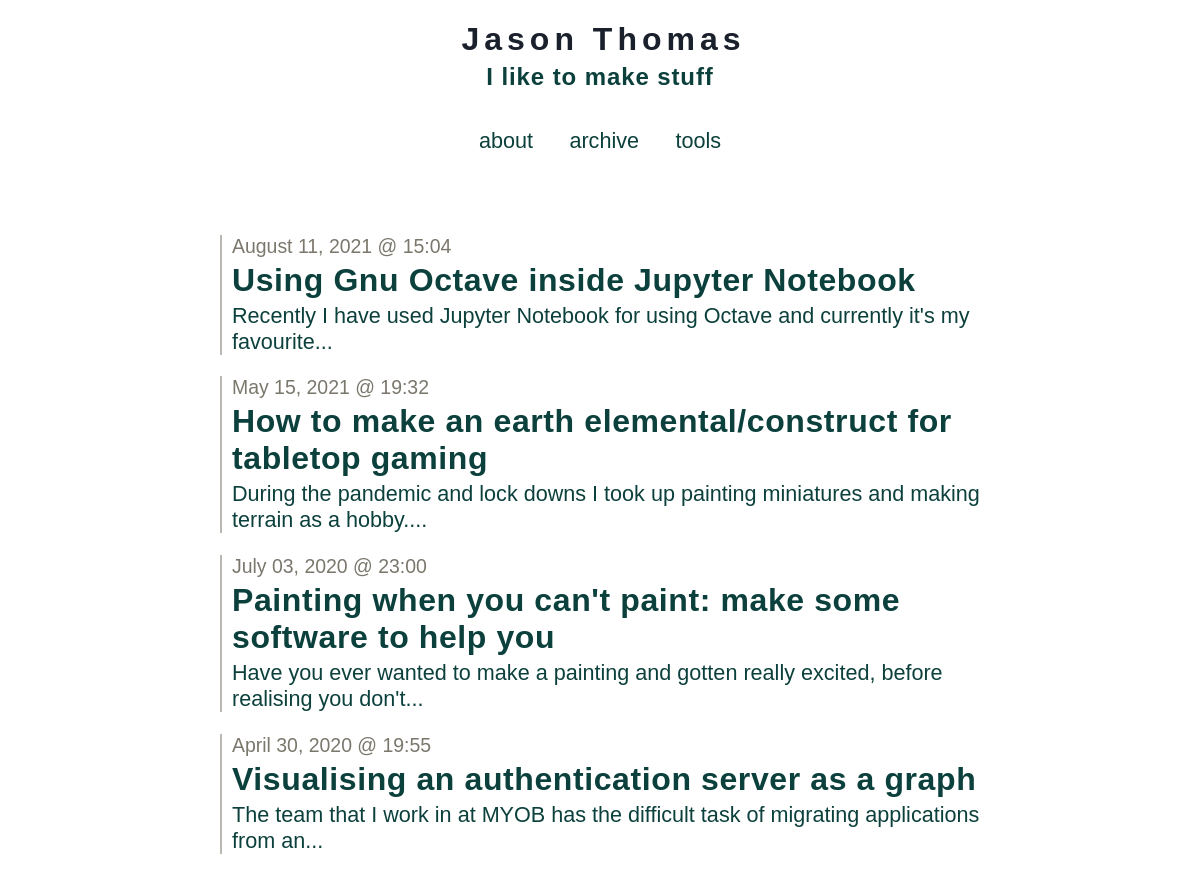
Page /archive (upper part) on the earlier database version.
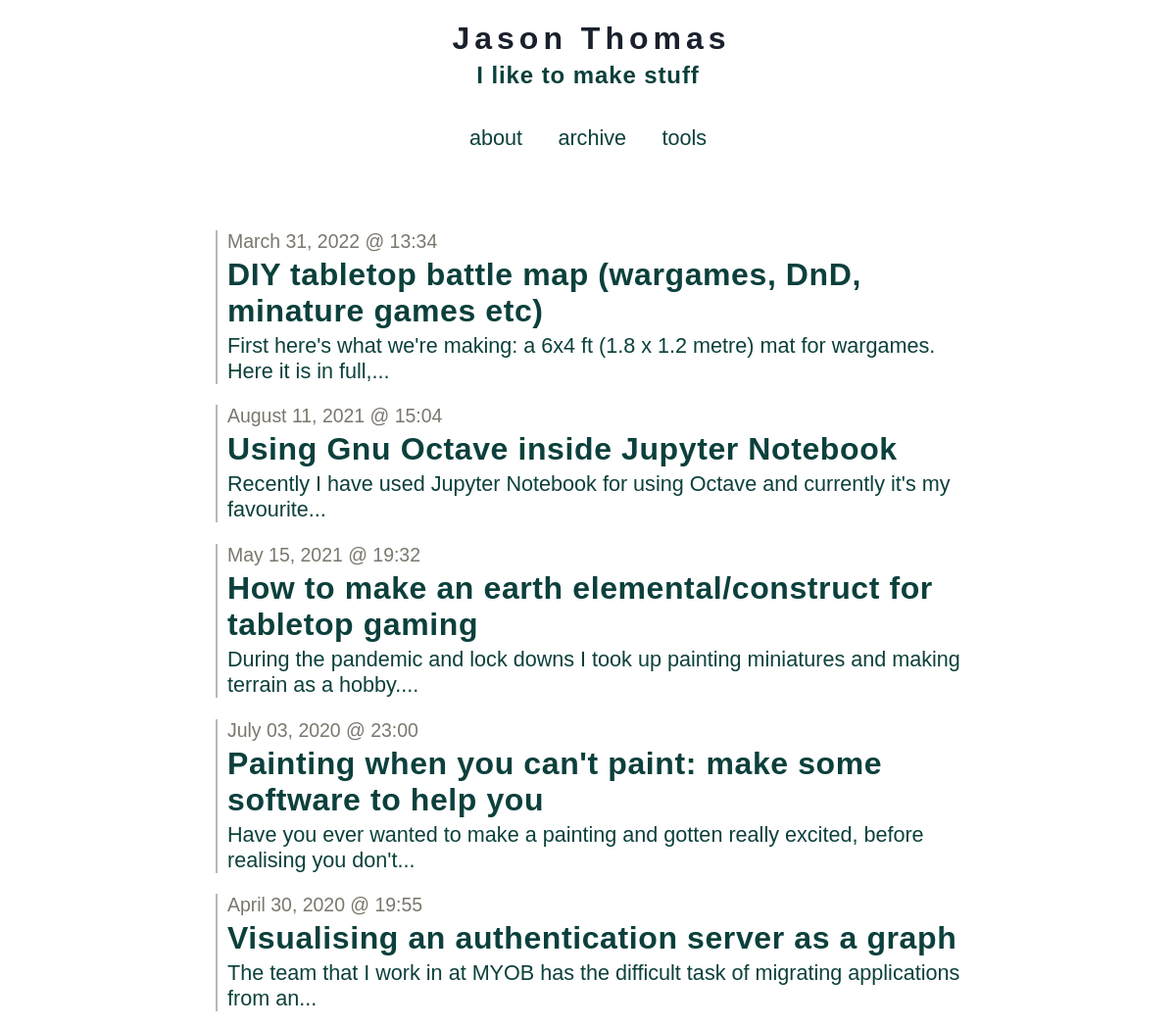
Same page on the later database version.
### tables this page shows
CREATE TABLE entries (
  id integer primary key autoincrement,
  entryDate date not null,
  title text not null,
  text text not null
);

### app.py (the view)
@app.route('/archive')
def show_archive():
    session.pop('logged_in', None)
    entries = getSqlRecords()
    return render_template('show_archive.html', entries=entries)

### app.py (called while the page is built)
def connect_db():
    return sqlite3.connect(app.config['DATABASE'])

def getSqlRecords():
    cursor = g.db.execute('select title, entryDate, text from entries order by id asc')
    entries = [dict(title=row[0], date=row[1], text=row[2]) for row in cursor.fetchall()]
    return entries

@app.before_request
def before_request():
    g.db = connect_db()

@app.teardown_request
def teardown_request(exception):
    db = getattr(g, 'db', None)
    if db is not None:
        db.close()

@app.after_request
def after_request(response):
    response.headers.set('X-Content-Type-Options', 'nosniff')
    response.headers.set('X-Frame-Options', 'DENY')
    response.headers.set('X-XSS-Protection', '1; mode=block')
    response.headers.set('Strict-Transport-Security', 'max-age=63072000')
    return response

### templates/show_archive.html
{% extends "layout.html" %}
{% block body %}
  <ul class=entries>
  {% set entry_length=entries|length %}
  {% if entry_length > 0 %}
    {% for entry in entries|reverse() %}
      {% set this_entry_i=entry_length-loop.index %}
      <li class=archiveLink value=><a href="/post?postNum={{this_entry_i}}"><p class=dateText>{{ entry.date|safe }}</p><h2>{{ entry.title }}</h2> <p>{{entry.text|striptags|truncate(100) }}</p></a>
    {% endfor %}
  {% else %}
    <li><em>Why not say something?</em>
  {% endif %}
  </ul>
{% endblock %}

Differences in the rows shown:
added entries: date "March 31, 2022 @ 13:34", title "DIY tabletop battle map (wargames, DnD, minature games etc)", text "First here's what we're making: a 6x4 ft (1.8 x 1.2 metre) mat for wargames. Here it is in full,..."
